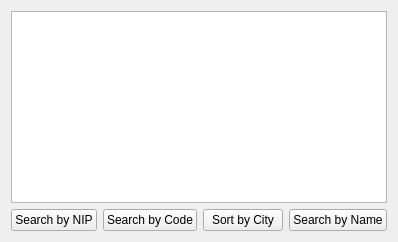
                  <widget class="QWidget" name="tab_6">
                   <attribute name="title">
                    <string>Clients</string>
                   </attribute>
                   <layout class="QGridLayout" name="gridLayout_3">
                    <item row="1" column="4">
                     <widget class="QPushButton" name="searchForClientButton">
                      <property name="text">
                       <string>Search by Name</string>
                      </property>
                     </widget>
                    </item>
                    <item row="0" column="1" colspan="4">
                     <widget class="QTableView" name="tableView_2">
                      <property name="sortingEnabled">
                       <bool>true</bool>
                      </property>
                      <attribute name="horizontalHeaderShowSortIndicator" stdset="0">
                       <bool>true</bool>
                      </attribute>
                     </widget>
                    </item>
                    <item row="1" column="1">
                     <widget class="QPushButton" name="searchClientsByNIPButton">
                      <property name="text">
                       <string>Search by NIP</string>
                      </property>
                     </widget>
                    </item>
                    <item row="1" column="2">
                     <widget class="QPushButton" name="searchClientByCodeButton">
                      <property name="text">
                       <string>Search by Code</string>
                      </property>
                     </widget>
                    </item>
                    <item row="1" column="3">
                     <widget class="QPushButton" name="searchClientsByCityButton">
                      <property name="text">
                       <string>Sort by City</string>
                      </property>
                     </widget>
                    </item>
                   </layout>
                  </widget>
